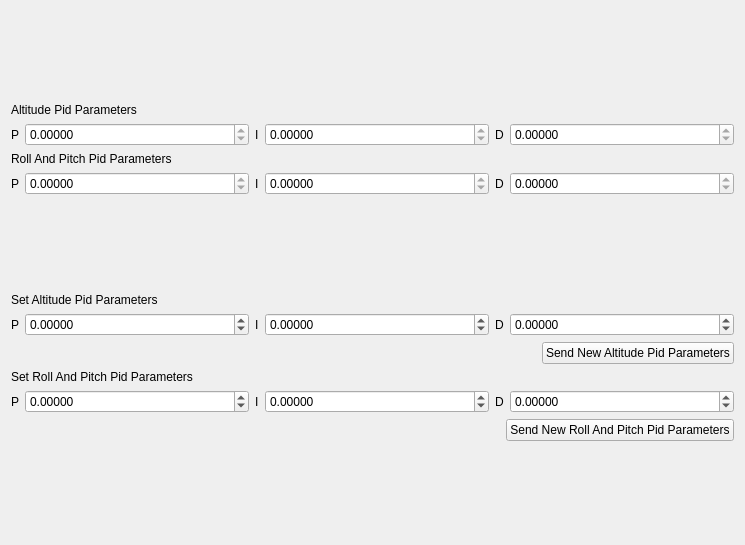
<?xml version="1.0" encoding="UTF-8"?>
<ui version="4.0">
 <class>SetQuadParams</class>
 <widget class="QWidget" name="SetQuadParams">
  <property name="geometry">
   <rect>
    <x>0</x>
    <y>0</y>
    <width>745</width>
    <height>545</height>
   </rect>
  </property>
  <property name="windowTitle">
   <string>Pid Params</string>
  </property>
  <layout class="QVBoxLayout" name="verticalLayout">
   <item>
    <layout class="QVBoxLayout" name="verticalLayout_2">
     <item>
      <widget class="QLabel" name="label_2">
       <property name="sizePolicy">
        <sizepolicy hsizetype="Maximum" vsizetype="Maximum">
         <horstretch>0</horstretch>
         <verstretch>0</verstretch>
        </sizepolicy>
       </property>
       <property name="text">
        <string>Altitude Pid Parameters</string>
       </property>
      </widget>
     </item>
     <item>
      <layout class="QHBoxLayout" name="horizontalLayout">
       <item>
        <widget class="QLabel" name="label">
         <property name="sizePolicy">
          <sizepolicy hsizetype="Maximum" vsizetype="Preferred">
           <horstretch>0</horstretch>
           <verstretch>0</verstretch>
          </sizepolicy>
         </property>
         <property name="text">
          <string>P</string>
         </property>
        </widget>
       </item>
       <item>
        <widget class="QDoubleSpinBox" name="altitude_P">
         <property name="readOnly">
          <bool>true</bool>
         </property>
         <property name="decimals">
          <number>5</number>
         </property>
         <property name="maximum">
          <double>100000.000000000000000</double>
         </property>
        </widget>
       </item>
       <item>
        <widget class="QLabel" name="label_3">
         <property name="sizePolicy">
          <sizepolicy hsizetype="Maximum" vsizetype="Preferred">
           <horstretch>0</horstretch>
           <verstretch>0</verstretch>
          </sizepolicy>
         </property>
         <property name="text">
          <string>I</string>
         </property>
        </widget>
       </item>
       <item>
        <widget class="QDoubleSpinBox" name="altitude_I">
         <property name="readOnly">
          <bool>true</bool>
         </property>
         <property name="decimals">
          <number>5</number>
         </property>
         <property name="maximum">
          <double>100000.000000000000000</double>
         </property>
        </widget>
       </item>
       <item>
        <widget class="QLabel" name="label_4">
         <property name="sizePolicy">
          <sizepolicy hsizetype="Maximum" vsizetype="Preferred">
           <horstretch>0</horstretch>
           <verstretch>0</verstretch>
          </sizepolicy>
         </property>
         <property name="text">
          <string>D</string>
         </property>
        </widget>
       </item>
       <item>
        <widget class="QDoubleSpinBox" name="altitude_D">
         <property name="readOnly">
          <bool>true</bool>
         </property>
         <property name="decimals">
          <number>5</number>
         </property>
         <property name="maximum">
          <double>100000.000000000000000</double>
         </property>
        </widget>
       </item>
      </layout>
     </item>
     <item>
      <widget class="QLabel" name="label_5">
       <property name="sizePolicy">
        <sizepolicy hsizetype="Maximum" vsizetype="Maximum">
         <horstretch>0</horstretch>
         <verstretch>0</verstretch>
        </sizepolicy>
       </property>
       <property name="text">
        <string>Roll And Pitch Pid Parameters</string>
       </property>
      </widget>
     </item>
     <item>
      <layout class="QHBoxLayout" name="horizontalLayout_3">
       <item>
        <widget class="QLabel" name="label_6">
         <property name="sizePolicy">
          <sizepolicy hsizetype="Maximum" vsizetype="Preferred">
           <horstretch>0</horstretch>
           <verstretch>0</verstretch>
          </sizepolicy>
         </property>
         <property name="text">
          <string>P</string>
         </property>
        </widget>
       </item>
       <item>
        <widget class="QDoubleSpinBox" name="rollPitch_P">
         <property name="readOnly">
          <bool>true</bool>
         </property>
         <property name="decimals">
          <number>5</number>
         </property>
         <property name="maximum">
          <double>100000.000000000000000</double>
         </property>
        </widget>
       </item>
       <item>
        <widget class="QLabel" name="label_7">
         <property name="sizePolicy">
          <sizepolicy hsizetype="Maximum" vsizetype="Preferred">
           <horstretch>0</horstretch>
           <verstretch>0</verstretch>
          </sizepolicy>
         </property>
         <property name="text">
          <string>I</string>
         </property>
        </widget>
       </item>
       <item>
        <widget class="QDoubleSpinBox" name="rollPitch_I">
         <property name="readOnly">
          <bool>true</bool>
         </property>
         <property name="decimals">
          <number>5</number>
         </property>
         <property name="maximum">
          <double>100000.000000000000000</double>
         </property>
        </widget>
       </item>
       <item>
        <widget class="QLabel" name="label_8">
         <property name="sizePolicy">
          <sizepolicy hsizetype="Maximum" vsizetype="Preferred">
           <horstretch>0</horstretch>
           <verstretch>0</verstretch>
          </sizepolicy>
         </property>
         <property name="text">
          <string>D</string>
         </property>
        </widget>
       </item>
       <item>
        <widget class="QDoubleSpinBox" name="rollPitch_D">
         <property name="readOnly">
          <bool>true</bool>
         </property>
         <property name="decimals">
          <number>5</number>
         </property>
         <property name="maximum">
          <double>100000.000000000000000</double>
         </property>
        </widget>
       </item>
      </layout>
     </item>
    </layout>
   </item>
   <item>
    <layout class="QVBoxLayout" name="verticalLayout_3">
     <item>
      <widget class="QLabel" name="label_9">
       <property name="sizePolicy">
        <sizepolicy hsizetype="Preferred" vsizetype="Maximum">
         <horstretch>0</horstretch>
         <verstretch>0</verstretch>
        </sizepolicy>
       </property>
       <property name="text">
        <string>Set Altitude Pid Parameters</string>
       </property>
      </widget>
     </item>
     <item>
      <layout class="QHBoxLayout" name="horizontalLayout_4">
       <item>
        <widget class="QLabel" name="label_10">
         <property name="sizePolicy">
          <sizepolicy hsizetype="Maximum" vsizetype="Preferred">
           <horstretch>0</horstretch>
           <verstretch>0</verstretch>
          </sizepolicy>
         </property>
         <property name="text">
          <string>P</string>
         </property>
        </widget>
       </item>
       <item>
        <widget class="QDoubleSpinBox" name="altitude_P_set">
         <property name="decimals">
          <number>5</number>
         </property>
         <property name="minimum">
          <double>-10000.000000000000000</double>
         </property>
         <property name="maximum">
          <double>10000.000000000000000</double>
         </property>
         <property name="singleStep">
          <double>0.000010000000000</double>
         </property>
        </widget>
       </item>
       <item>
        <widget class="QLabel" name="label_11">
         <property name="sizePolicy">
          <sizepolicy hsizetype="Maximum" vsizetype="Preferred">
           <horstretch>0</horstretch>
           <verstretch>0</verstretch>
          </sizepolicy>
         </property>
         <property name="text">
          <string>I</string>
         </property>
        </widget>
       </item>
       <item>
        <widget class="QDoubleSpinBox" name="altitude_I_set">
         <property name="decimals">
          <number>5</number>
         </property>
         <property name="minimum">
          <double>-10000.000000000000000</double>
         </property>
         <property name="maximum">
          <double>10000.000000000000000</double>
         </property>
         <property name="singleStep">
          <double>0.000010000000000</double>
         </property>
        </widget>
       </item>
       <item>
        <widget class="QLabel" name="label_12">
         <property name="sizePolicy">
          <sizepolicy hsizetype="Maximum" vsizetype="Preferred">
           <horstretch>0</horstretch>
           <verstretch>0</verstretch>
          </sizepolicy>
         </property>
         <property name="text">
          <string>D</string>
         </property>
        </widget>
       </item>
       <item>
        <widget class="QDoubleSpinBox" name="altitude_D_set">
         <property name="decimals">
          <number>5</number>
         </property>
         <property name="minimum">
          <double>-10000.000000000000000</double>
         </property>
         <property name="maximum">
          <double>10000.000000000000000</double>
         </property>
         <property name="singleStep">
          <double>0.000010000000000</double>
         </property>
        </widget>
       </item>
      </layout>
     </item>
     <item>
      <layout class="QHBoxLayout" name="horizontalLayout_2">
       <item>
        <spacer name="horizontalSpacer">
         <property name="orientation">
          <enum>Qt::Horizontal</enum>
         </property>
         <property name="sizeHint" stdset="0">
          <size>
           <width>40</width>
           <height>20</height>
          </size>
         </property>
        </spacer>
       </item>
       <item>
        <widget class="QPushButton" name="sendAltitudePid">
         <property name="sizePolicy">
          <sizepolicy hsizetype="Minimum" vsizetype="Maximum">
           <horstretch>0</horstretch>
           <verstretch>0</verstretch>
          </sizepolicy>
         </property>
         <property name="text">
          <string>Send New Altitude Pid Parameters</string>
         </property>
        </widget>
       </item>
      </layout>
     </item>
     <item>
      <widget class="QLabel" name="label_13">
       <property name="sizePolicy">
        <sizepolicy hsizetype="Preferred" vsizetype="Maximum">
         <horstretch>0</horstretch>
         <verstretch>0</verstretch>
        </sizepolicy>
       </property>
       <property name="text">
        <string>Set Roll And Pitch Pid Parameters</string>
       </property>
      </widget>
     </item>
     <item>
      <layout class="QHBoxLayout" name="horizontalLayout_6">
       <item>
        <widget class="QLabel" name="label_14">
         <property name="sizePolicy">
          <sizepolicy hsizetype="Maximum" vsizetype="Preferred">
           <horstretch>0</horstretch>
           <verstretch>0</verstretch>
          </sizepolicy>
         </property>
         <property name="text">
          <string>P</string>
         </property>
        </widget>
       </item>
       <item>
        <widget class="QDoubleSpinBox" name="rollAndPitch_P_set">
         <property name="decimals">
          <number>5</number>
         </property>
         <property name="minimum">
          <double>-10000.000000000000000</double>
         </property>
         <property name="maximum">
          <double>10000.000000000000000</double>
         </property>
         <property name="singleStep">
          <double>0.000010000000000</double>
         </property>
        </widget>
       </item>
       <item>
        <widget class="QLabel" name="label_15">
         <property name="sizePolicy">
          <sizepolicy hsizetype="Maximum" vsizetype="Preferred">
           <horstretch>0</horstretch>
           <verstretch>0</verstretch>
          </sizepolicy>
         </property>
         <property name="text">
          <string>I</string>
         </property>
        </widget>
       </item>
       <item>
        <widget class="QDoubleSpinBox" name="rollAndPitch_I_set">
         <property name="decimals">
          <number>5</number>
         </property>
         <property name="minimum">
          <double>-10000.000000000000000</double>
         </property>
         <property name="maximum">
          <double>10000.000000000000000</double>
         </property>
         <property name="singleStep">
          <double>0.000010000000000</double>
         </property>
        </widget>
       </item>
       <item>
        <widget class="QLabel" name="label_16">
         <property name="sizePolicy">
          <sizepolicy hsizetype="Maximum" vsizetype="Preferred">
           <horstretch>0</horstretch>
           <verstretch>0</verstretch>
          </sizepolicy>
         </property>
         <property name="text">
          <string>D</string>
         </property>
        </widget>
       </item>
       <item>
        <widget class="QDoubleSpinBox" name="rollAndPitch_D_set">
         <property name="decimals">
          <number>5</number>
         </property>
         <property name="minimum">
          <double>-10000.000000000000000</double>
         </property>
         <property name="maximum">
          <double>10000.000000000000000</double>
         </property>
         <property name="singleStep">
          <double>0.000010000000000</double>
         </property>
        </widget>
       </item>
      </layout>
     </item>
     <item>
      <layout class="QHBoxLayout" name="horizontalLayout_5">
       <item>
        <spacer name="horizontalSpacer_2">
         <property name="orientation">
          <enum>Qt::Horizontal</enum>
         </property>
         <property name="sizeHint" stdset="0">
          <size>
           <width>40</width>
           <height>20</height>
          </size>
         </property>
        </spacer>
       </item>
       <item>
        <widget class="QPushButton" name="sendRollAndPitchPid">
         <property name="sizePolicy">
          <sizepolicy hsizetype="Minimum" vsizetype="Maximum">
           <horstretch>0</horstretch>
           <verstretch>0</verstretch>
          </sizepolicy>
         </property>
         <property name="text">
          <string>Send New Roll And Pitch Pid Parameters</string>
         </property>
        </widget>
       </item>
      </layout>
     </item>
    </layout>
   </item>
  </layout>
 </widget>
 <resources/>
 <connections/>
</ui>
